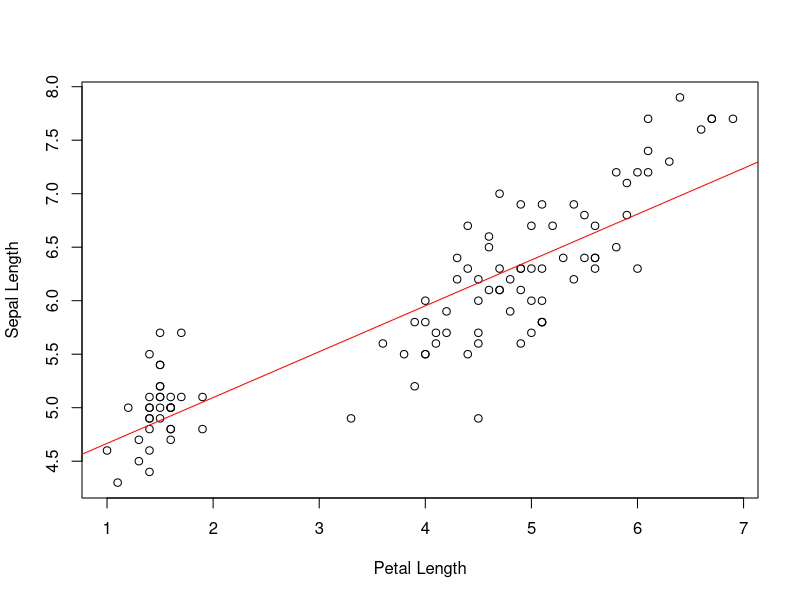

This chart was generated by the following R code:
## ---- chunk 1
library(MASS)
names(Boston)
View(Boston)
head(Boston)
Boston$medv
attach(Boston)
medv

cor(Boston$medv, Boston$lstat)
cor.test(Boston$medv, Boston$lstat)

lmfit <- lm(medv ~ lstat + 0) # we have medv = a1 * lstat + e
lmfit <- lm(medv ~ lstat) # we have medv = a0 + a1 * lstat + e
lmfit
lmfit <- lm(medv ~ lstat, data = Boston) # we should use this
s <- summary(lmfit)

e <- s$residuals
shapiro.test(e)

wilcox.test(e) # Kđ GTTB khi e không tuân theo pp chuẩn
t.test(e) # Kđ GTTB khi e tuân theo pp chuẩn

confint(lmfit, level = 0.9) # KTC 90% cho hệ số a0 và a1

predict(lmfit, newdata = data.frame(lstat = c(5, 10, 15)))
predict(lmfit, newdata = data.frame(lstat = c(5, 10, 15)),
        interval = "confidence", level = 0.95)

data(iris)
?iris
set.seed(1)
# Chia 70% train 30% test,
# 2sinh ra 1 vector ngẫu nhiên gồm n quan sát, gán nhãn TRUE, FALSE

sample <- sample(c(TRUE, FALSE), nrow(iris), replace = TRUE, prob = c(0.7, 0.3))
sample
table(sample)
train <- iris[sample, ]
View(train)
test <- iris[!sample, ]

lmfit <- lm(Sepal.Length ~ Petal.Length, data = train)
lmfit

plot(train$Petal.Length, train$Sepal.Length,
     xlab = "Petal Length",
     ylab = "Sepal Length")

abline(lmfit, col = "red")

s <- summary(lmfit)

confint(lmfit, level = 0.9)
e <- s$residuals

shapiro.test(e)

t.test(e)

y_pred <- predict(lmfit, newdata = test)
y_true <- test$Sepal.Length

tss <- sum((y_true - mean(y_true))^2)
rss <- sum((y_true - y_pred)^2)
r2 <- 1 - rss / tss
tss
rss
r2
